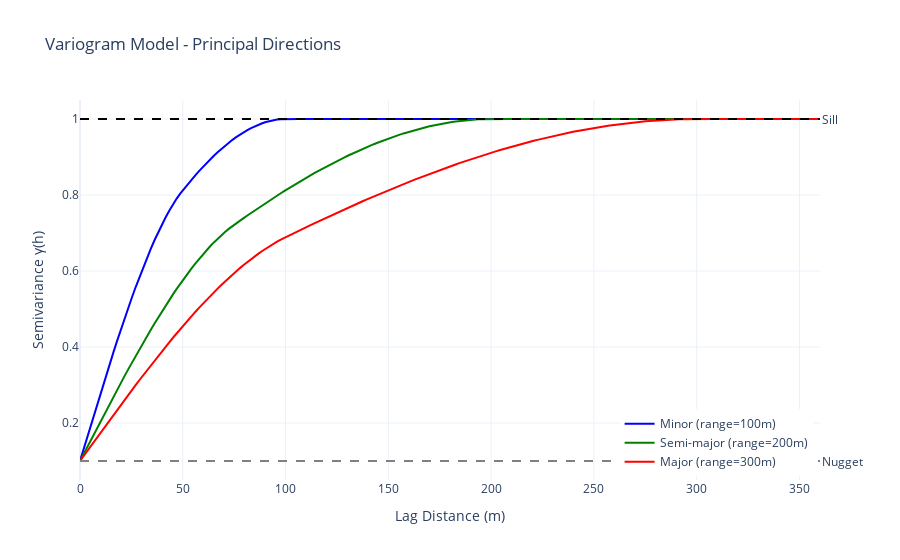

The notebook cell this image was saved under:
### Markdown cell above
### Visualizing Variograms with Plotly

Use `plotly` to create interactive variogram plots. The variogram curve shows how spatial correlation decreases with distance.

### Code cell
import plotly.graph_objects as go

# Create variogram curve plot
fig = go.Figure()

# Add curves for each principal direction
fig.add_trace(go.Scatter(
    x=minor.distance,
    y=minor.semivariance,
    name=f"Minor (range={minor.range_value:.0f}m)",
    line=dict(color="blue", width=2),
))

fig.add_trace(go.Scatter(
    x=semi_major.distance,
    y=semi_major.semivariance,
    name=f"Semi-major (range={semi_major.range_value:.0f}m)",
    line=dict(color="green", width=2),
))

fig.add_trace(go.Scatter(
    x=major.distance,
    y=major.semivariance,
    name=f"Major (range={major.range_value:.0f}m)",
    line=dict(color="red", width=2),
))

# Add reference lines for nugget and sill
fig.add_hline(y=variogram.nugget, line_dash="dash", line_color="gray",
              annotation_text="Nugget", annotation_position="right")
fig.add_hline(y=variogram.sill, line_dash="dash", line_color="black",
              annotation_text="Sill", annotation_position="right")

fig.update_layout(
    title="Variogram Model - Principal Directions",
    xaxis_title="Lag Distance (m)",
    yaxis_title="Semivariance γ(h)",
    legend=dict(yanchor="bottom", y=0.01, xanchor="right", x=0.99),
    template="plotly_white",
)

fig.show()

### Figure 1 — Plotly figure (JSON) as saved in the notebook; plotly's stock layout.template omitted (floating-point values rounded to 4 significant figures; data arrays with more than 128 entries replaced by an {"elided": "..."} marker saying what was removed)
{"data": [{"line": {"color": "blue", "width": 2}, "name": "Minor (range=100m)", "x": {"elided": "200 float values"}, "y": {"elided": "200 float values"}, "type": "scatter"}, {"line": {"color": "green", "width": 2}, "name": "Semi-major (range=200m)", "x": {"elided": "200 float values"}, "y": {"elided": "200 float values"}, "type": "scatter"}, {"line": {"color": "red", "width": 2}, "name": "Major (range=300m)", "x": {"elided": "200 float values"}, "y": {"elided": "200 float values"}, "type": "scatter"}], "layout": {"shapes": [{"line": {"color": "gray", "dash": "dash"}, "type": "line", "x0": 0, "x1": 1, "xref": "x domain", "y0": 0.1, "y1": 0.1, "yref": "y"}, {"line": {"color": "black", "dash": "dash"}, "type": "line", "x0": 0, "x1": 1, "xref": "x domain", "y0": 1.0, "y1": 1.0, "yref": "y"}], "annotations": [{"showarrow": false, "text": "Nugget", "x": 1, "xanchor": "left", "xref": "x domain", "y": 0.1, "yanchor": "middle", "yref": "y"}, {"showarrow": false, "text": "Sill", "x": 1, "xanchor": "left", "xref": "x domain", "y": 1.0, "yanchor": "middle", "yref": "y"}], "legend": {"yanchor": "bottom", "y": 0.01, "xanchor": "right", "x": 0.99}, "title": {"text": "Variogram Model - Principal Directions"}, "xaxis": {"title": {"text": "Lag Distance (m)"}}, "yaxis": {"title": {"text": "Semivariance γ(h)"}}}}
